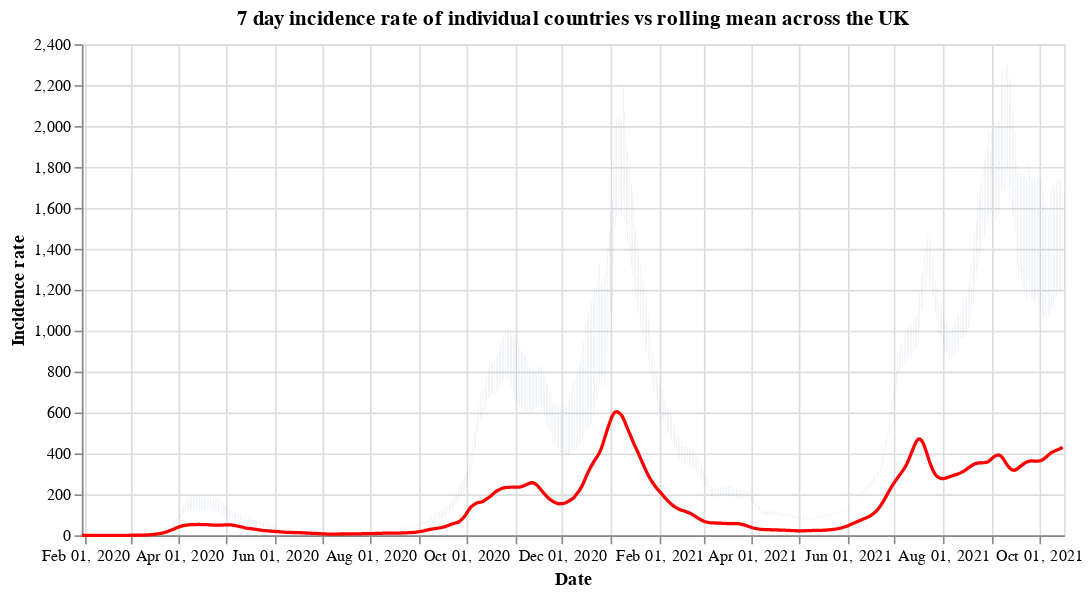

The cell this chart's notebook holds for it:
### Code cell
#collapse
countries = uk_cases['areaName'].unique()
countries.sort()

selection = alt.selection_single(
    name='Select',
    fields=['areaName'],
    init={'areaName': 'Wales'},
    bind={'areaName': alt.binding_select(options=countries)}
)

# scatter plot, modify opacity based on selection
bars = alt.Chart(uk_cases).mark_bar().add_selection(
    selection
).encode(
    x=alt.X("yearmonthdate(date):T", axis=alt.Axis(title='Date')),
    y=alt.Y("weeklyCasesRate:Q", axis=alt.Axis(title='Incidence rate')),
    tooltip='weeklyCasesRate:Q',
    opacity=alt.condition(selection, alt.value(1), alt.value(0))
).properties(title=f'7 day incidence rate of individual countries vs rolling mean across the UK', width=600)

line = alt.Chart(overview_cases).mark_line(
    color='red',
    size=2,
).transform_window(
    rolling_mean='mean(weeklyCasesRate)',
    frame=[0, 7]
).encode(
    x='yearmonthdate(date):T',
    y='rolling_mean:Q'
)

alt.layer(bars, line)

### Figure 1 — Vega-Lite specification as saved in the notebook (floating-point values rounded to 4 significant figures; data arrays with more than 128 entries replaced by an {"elided": "..."} marker saying what was removed)
{"config": {"view": {"continuousWidth": 400, "continuousHeight": 300}}, "layer": [{"data": {"name": "data-e64bcc5a4b1bd12244a576c8266809c5"}, "mark": "bar", "encoding": {"opacity": {"condition": {"value": 1, "selection": "Select"}, "value": 0}, "tooltip": {"type": "quantitative", "field": "weeklyCasesRate"}, "x": {"type": "temporal", "axis": {"title": "Date"}, "field": "date", "timeUnit": "yearmonthdate"}, "y": {"type": "quantitative", "axis": {"title": "Incidence rate"}, "field": "weeklyCasesRate"}}, "selection": {"Select": {"type": "single", "fields": ["areaName"], "init": {"areaName": "Wales"}, "bind": {"areaName": {"input": "select", "options": ["England", "Northern Ireland", "Scotland", "Wales"]}}}}, "title": "7 day incidence rate of individual countries vs rolling mean across the UK", "width": 600}, {"data": {"name": "data-153d3341d9be02d49efc3fe386332ad3"}, "mark": {"type": "line", "color": "red", "size": 2}, "encoding": {"x": {"type": "temporal", "field": "date", "timeUnit": "yearmonthdate"}, "y": {"type": "quantitative", "field": "rolling_mean"}}, "transform": [{"window": [{"op": "mean", "field": "weeklyCasesRate", "as": "rolling_mean"}], "frame": [0, 7]}]}], "$schema": "https://vega.github.io/schema/vega-lite/v4.8.1.json", "datasets": {"data-e64bcc5a4b1bd12244a576c8266809c5": {"elided": "2412 records"}, "data-153d3341d9be02d49efc3fe386332ad3": {"elided": "626 records"}}}
